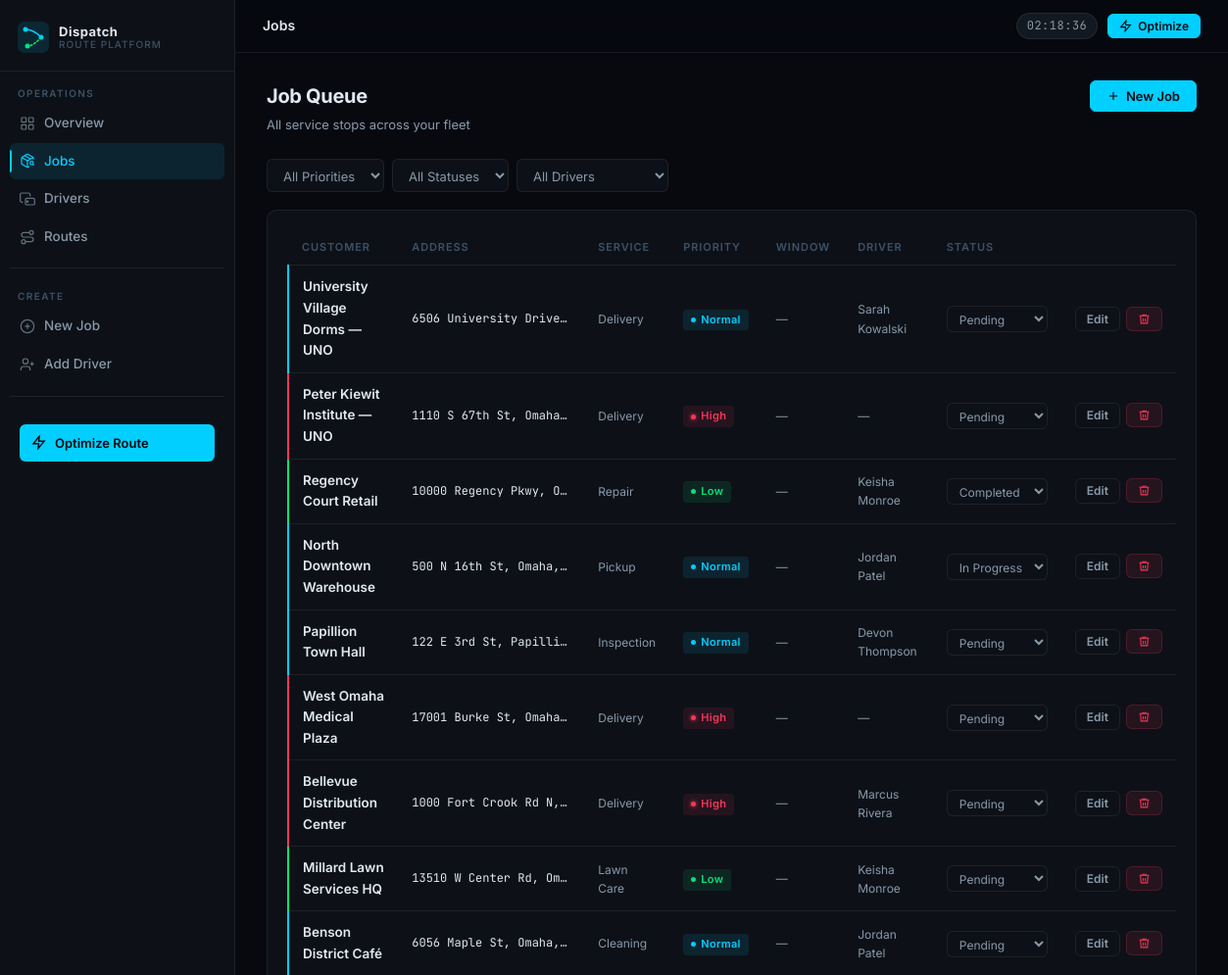
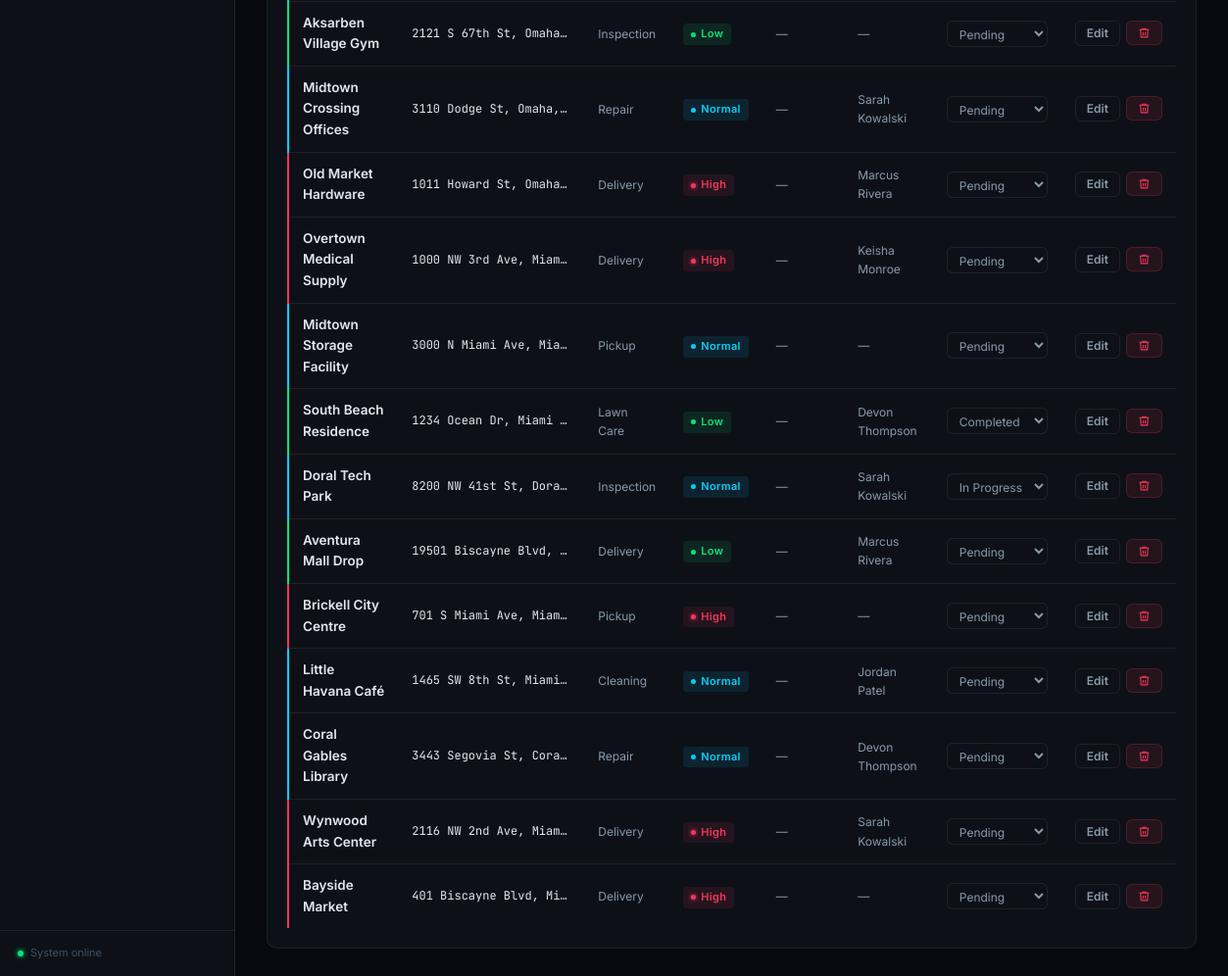
Screenshot of /jobs/ with the database file from the repository (2 pictures, top to bottom).
### optimizer/models.py (models this page shows, shortened)
class Job(models.Model):
    PRIORITY_CHOICES = [
        ('low', 'Low'),
        ('normal', 'Normal'),
        ('high', 'High'),
    ]
    STATUS_CHOICES = [
        ('pending', 'Pending'),
        ('in_progress', 'In Progress'),
        ('completed', 'Completed'),
    ]
    SERVICE_CHOICES = [
        ('delivery', 'Delivery'),
        ('pickup', 'Pickup'),
        ('cleaning', 'Cleaning'),
        ('lawn_care', 'Lawn Care'),
        ('repair', 'Repair'),
        ('inspection', 'Inspection'),
        ('other', 'Other'),
    ]
    customer_name = models.CharField(max_length=100)
    address = models.CharField(max_length=255)
    latitude = models.FloatField(null=True, blank=True)
    longitude = models.FloatField(null=True, blank=True)
    service_type = models.CharField(max_length=20, choices=SERVICE_CHOICES, default='delivery')
    priority = models.CharField(max_length=10, choices=PRIORITY_CHOICES, default='normal')
    time_window_start = models.TimeField(null=True, blank=True)
    time_window_end = models.TimeField(null=True, blank=True)
    driver = models.ForeignKey(
        Driver, on_delete=models.SET_NULL,
        null=True, blank=True, related_name='jobs'
    )
    status = models.CharField(max_length=20, choices=STATUS_CHOICES, default='pending')
    notes = models.TextField(blank=True)
    created_at = models.DateTimeField(auto_now_add=True)
    updated_at = models.DateTimeField(auto_now=True)
    class Meta:
        ordering = ['-created_at']
    def has_coords(self):
        return self.latitude is not None and self.longitude is not None

class Driver(models.Model):
    VEHICLE_CHOICES = [
        ('van', 'Van'),
        ('truck', 'Truck'),
        ('car', 'Car'),
        ('motorcycle', 'Motorcycle'),
        ('bike', 'Bike'),
    ]
    name = models.CharField(max_length=100)
    phone = models.CharField(max_length=20, blank=True)
    vehicle_type = models.CharField(max_length=20, choices=VEHICLE_CHOICES, default='van')
    max_daily_distance = models.FloatField(default=200.0)  # miles
    is_available = models.BooleanField(default=True)
    created_at = models.DateTimeField(auto_now_add=True)
    class Meta:
        ordering = ['name']

### optimizer/views.py (the view)
# urls.py: path('jobs/', views.job_list, name='job_list'),
def job_list(request):
    qs = Job.objects.select_related('driver').all()
    priority = request.GET.get('priority')
    status = request.GET.get('status')
    driver_id = request.GET.get('driver')
    if priority:
        qs = qs.filter(priority=priority)
    if status:
        qs = qs.filter(status=status)
    if driver_id:
        qs = qs.filter(driver_id=driver_id)
    drivers = Driver.objects.all()
    return render(request, 'optimizer/job_list.html', {
        'jobs': qs,
        'drivers': drivers,
        'filter_priority': priority,
        'filter_status': status,
        'filter_driver': driver_id,
    })

### optimizer/templates/optimizer/job_list.html (shortened to what this page needs)
{% extends 'optimizer/base.html' %}
{% block page_title %}Jobs{% endblock %}
{% block content %}
<div class="page-header">
  <div>
    <h1>Job Queue</h1>
    <div class="sub">All service stops across your fleet</div>
  </div>
  <a href="{% url 'job_create' %}" class="btn btn-primary">
    <svg xmlns="http://www.w3.org/2000/svg" viewBox="0 0 24 24" fill="none" stroke="currentColor"><line x1="12" y1="5" x2="12" y2="19"/><line x1="5" y1="12" x2="19" y2="12"/></svg>
    New Job
  </a>
</div>
<form method="get" class="filter-bar">
  <select name="priority" class="filter-select" onchange="this.form.submit()">
    <option value="">All Priorities</option>
  </select>
  <select name="status" class="filter-select" onchange="this.form.submit()">
    <option value="">All Statuses</option>
  </select>
  <select name="driver" class="filter-select" onchange="this.form.submit()">
    <option value="">All Drivers</option>
  </select>
</form>
<div class="card">
  {% if jobs %}
  <div class="table-wrap">
    <table>
      <thead>
        <tr>
          <th>Customer</th>
          <th>Address</th>
          <th>Service</th>
          <th>Priority</th>
          <th>Window</th>
          <th>Driver</th>
          <th>Status</th>
          <th></th>
        </tr>
      </thead>
      <tbody>
        {% for job in jobs %}
        <tr class="row-{{ job.priority }}">
          <td>
            <div style="font-weight:600;">{{ job.customer_name }}</div>
          </td>
          <td class="mono" style="max-width:190px;overflow:hidden;text-overflow:ellipsis;white-space:nowrap;">{{ job.address }}</td>
          <td class="muted">{{ job.get_service_type_display }}</td>
          <td><span class="badge badge-{{ job.priority }}">{{ job.get_priority_display }}</span></td>
          <td class="muted">
            {% if job.time_window_start %}{{ job.time_window_start|time:"H:i" }} – {{ job.time_window_end|time:"H:i" }}{% else %}—{% endif %}
          </td>
          <td class="muted">{{ job.driver.name|default:"—" }}</td>
          <td>
            <form method="post" action="{% url 'job_status_update' job.pk %}" style="display:inline;">
              <select name="status" class="filter-select" onchange="this.form.submit()" style="padding:4px 8px;font-size:12px;">
                {% for val, label in job.STATUS_CHOICES %}
                <option value="{{ val }}" {% if job.status == val %}selected{% endif %}>{{ label }}</option>
                {% endfor %}
              </select>
            </form>
          </td>
          <td>
            <div style="display:flex;gap:6px;">
              <a href="{% url 'job_edit' job.pk %}" class="btn btn-ghost btn-sm">Edit</a>
              <form method="post" action="{% url 'job_delete' job.pk %}" onsubmit="return confirm('Delete this job?');" style="display:inline;">
                <button type="submit" class="btn btn-danger btn-sm">
                  <svg xmlns="http://www.w3.org/2000/svg" viewBox="0 0 24 24" fill="none" stroke="currentColor"><polyline points="3 6 5 6 21 6"/><path d="M19 6l-1 14H6L5 6"/><path d="M10 11v6"/><path d="M14 11v6"/><path d="M9 6V4h6v2"/></svg>
                </button>
              </form>
            </div>
          </td>
        </tr>
        {% endfor %}
      </tbody>
    </table>
  </div>
  {% endif %}
</div>
{% endblock %}

### optimizer/static/optimizer/css/style.css (style rules this page uses)
:root { --bg: #07090f; --bg-surface: #0d1117; --bg-elevated: #131920; --bg-hover: #1a2232; --border: rgba(255,255,255,0.07); --border-focus: rgba(0,207,255,0.45); --cyan: #00cfff; --cyan-soft: rgba(0,207,255,0.10); --cyan-mid: rgba(0,207,255,0.20); --green: #00e57a; --green-soft: rgba(0,229,122,0.10); --orange: #f5a623; --orange-soft: rgba(245,166,35,0.12); --red: #f5365c; --red-soft: rgba(245,54,92,0.10); --text: #e1e8f0; --text-2: #8899aa; --text-3: #3d5166; --font: 'Inter', system-ui, sans-serif; --mono: 'JetBrains Mono', monospace; --sidebar-w: 240px; --radius-sm: 6px; --radius: 10px; --radius-lg: 14px; --shadow: 0 4px 24px rgba(0,0,0,0.5); }
*, *::before, *::after { box-sizing: border-box; margin: 0; padding: 0; }
html { scroll-behavior: smooth; }
body { font-family: var(--font); background: var(--bg); color: var(--text); min-height: 100vh; display: flex; font-size: 14px; line-height: 1.6; -webkit-font-smoothing: antialiased; }
.page-header { display: flex; align-items: flex-start; justify-content: space-between; margin-bottom: 24px; }
.page-header h1 { font-size: 20px; font-weight: 700; letter-spacing: -0.3px; color: var(--text); }
.page-header .sub { font-size: 13px; color: var(--text-2); margin-top: 3px; font-weight: 400; }
.card { background: var(--bg-surface); border: 1px solid var(--border); border-radius: var(--radius); padding: 20px; }
.badge { display: inline-flex; align-items: center; gap: 5px; padding: 2px 8px; border-radius: 4px; font-size: 11px; font-weight: 600; letter-spacing: 0.3px; }
.badge::before { content: ''; width: 5px; height: 5px; border-radius: 50%; flex-shrink: 0; }
.badge-high { background: var(--red-soft); color: var(--red); }
.badge-high::before { background: var(--red); box-shadow: 0 0 4px var(--red); animation: blink 1.4s infinite; }
.badge-normal { background: var(--cyan-soft); color: var(--cyan); }
.badge-normal::before { background: var(--cyan); }
.badge-low { background: var(--green-soft); color: var(--green); }
.badge-low::before { background: var(--green); }
.table-wrap { overflow-x: auto; }
table { width: 100%; border-collapse: collapse; font-size: 13.5px; }
thead th { text-align: left; padding: 9px 14px; font-size: 11px; font-weight: 600; text-transform: uppercase; letter-spacing: 0.9px; color: var(--text-3); border-bottom: 1px solid var(--border); white-space: nowrap; }
tbody tr { border-bottom: 1px solid var(--border); transition: background 0.1s; }
tbody tr:last-child { border-bottom: none; }
td { padding: 11px 14px; vertical-align: middle; color: var(--text); }
td.mono { font-family: var(--mono); font-size: 12px; }
td.muted { color: var(--text-2); font-size: 12px; }
.row-high td:first-child { border-left: 2px solid var(--red); }
.row-normal td:first-child { border-left: 2px solid var(--cyan); }
.row-low td:first-child { border-left: 2px solid var(--green); }
.btn { display: inline-flex; align-items: center; gap: 6px; padding: 8px 16px; border-radius: var(--radius-sm); font-size: 13px; font-weight: 600; font-family: var(--font); cursor: pointer; border: 1px solid transparent; text-decoration: none; transition: all 0.15s; white-space: nowrap; line-height: 1; }
.btn svg { width: 14px; height: 14px; stroke-width: 2; flex-shrink: 0; }
.btn-primary { background: var(--cyan); color: #07090f; border-color: var(--cyan); }
.btn-ghost { background: transparent; color: var(--text-2); border-color: var(--border); }
.btn-danger { background: var(--red-soft); color: var(--red); border-color: rgba(245,54,92,0.2); }
.btn-sm { padding: 5px 11px; font-size: 12px; }
.btn-sm svg { width: 13px; height: 13px; }
.filter-bar { display: flex; align-items: center; gap: 8px; margin-bottom: 18px; flex-wrap: wrap; }
.filter-select { background: var(--bg-surface); border: 1px solid var(--border); border-radius: var(--radius-sm); padding: 7px 12px; font-size: 13px; font-family: var(--font); color: var(--text-2); outline: none; cursor: pointer; transition: border-color 0.15s, color 0.15s; width: auto; }
input[type="text"], input[type="number"], input[type="time"], input[type="email"], select, textarea { background: var(--bg); border: 1px solid var(--border); border-radius: var(--radius-sm); padding: 9px 12px; font-size: 13.5px; font-family: var(--font); color: var(--text); outline: none; transition: border-color 0.15s, box-shadow 0.15s; width: 100%; }
select option { background: var(--bg-surface); color: var(--text); }

### rows the page displays
Job: customer_name "University Village Dorms — UNO", address "6506 University Drive…", service_type "Delivery", priority "Normal", driver.name "Sarah Kowalski", status "Pending"
Job: customer_name "Peter Kiewit Institute — UNO", address "1110 S 67th St, Omaha…", service_type "Delivery", priority "High", driver.name "—", status "Pending"
Job: customer_name "Regency Court Retail", address "10000 Regency Pkwy, O…", service_type "Repair", priority "Low", driver.name "Keisha Monroe", status "Completed"
Job: customer_name "North Downtown Warehouse", address "500 N 16th St, Omaha,…", service_type "Pickup", priority "Normal", driver.name "Jordan Patel", status "In Progress"
Job: customer_name "Papillion Town Hall", address "122 E 3rd St, Papilli…", service_type "Inspection", priority "Normal", driver.name "Devon Thompson", status "Pending"
Job: customer_name "West Omaha Medical Plaza", address "17001 Burke St, Omaha…", service_type "Delivery", priority "High", driver.name "—", status "Pending"
Job: customer_name "Bellevue Distribution Center", address "1000 Fort Crook Rd N,…", service_type "Delivery", priority "High", driver.name "Marcus Rivera", status "Pending"
Job: customer_name "Millard Lawn Services HQ", address "13510 W Center Rd, Om…", service_type "Lawn Care", priority "Low", driver.name "Keisha Monroe", status "Pending"
Job: customer_name "Benson District Café", address "6056 Maple St, Omaha,…", service_type "Cleaning", priority "Normal", driver.name "Jordan Patel", status "Pending"
Job: customer_name "Aksarben Village Gym", address "2121 S 67th St, Omaha…", service_type "Inspection", priority "Low", driver.name "—", status "Pending"
Job: customer_name "Midtown Crossing Offices", address "3110 Dodge St, Omaha,…", service_type "Repair", priority "Normal", driver.name "Sarah Kowalski", status "Pending"
Job: customer_name "Old Market Hardware", address "1011 Howard St, Omaha…", service_type "Delivery", priority "High", driver.name "Marcus Rivera", status "Pending"
Job: customer_name "Overtown Medical Supply", address "1000 NW 3rd Ave, Miam…", service_type "Delivery", priority "High", driver.name "Keisha Monroe", status "Pending"
Job: customer_name "Midtown Storage Facility", address "3000 N Miami Ave, Mia…", service_type "Pickup", priority "Normal", driver.name "—", status "Pending"
Job: customer_name "South Beach Residence", address "1234 Ocean Dr, Miami…", service_type "Lawn Care", priority "Low", driver.name "Devon Thompson", status "Completed"
Job: customer_name "Doral Tech Park", address "8200 NW 41st St, Dora…", service_type "Inspection", priority "Normal", driver.name "Sarah Kowalski", status "In Progress"
Job: customer_name "Aventura Mall Drop", address "19501 Biscayne Blvd,…", service_type "Delivery", priority "Low", driver.name "Marcus Rivera", status "Pending"
Job: customer_name "Brickell City Centre", address "701 S Miami Ave, Miam…", service_type "Pickup", priority "High", driver.name "—", status "Pending"
Job: customer_name "Little Havana Café", address "1465 SW 8th St, Miami…", service_type "Cleaning", priority "Normal", driver.name "Jordan Patel", status "Pending"
Job: customer_name "Coral Gables Library", address "3443 Segovia St, Cora…", service_type "Repair", priority "Normal", driver.name "Devon Thompson", status "Pending"
Job: customer_name "Wynwood Arts Center", address "2116 NW 2nd Ave, Miam…", service_type "Delivery", priority "High", driver.name "Sarah Kowalski", status "Pending"
Job: customer_name "Bayside Market", address "401 Biscayne Blvd, Mi…", service_type "Delivery", priority "High", driver.name "—", status "Pending"
